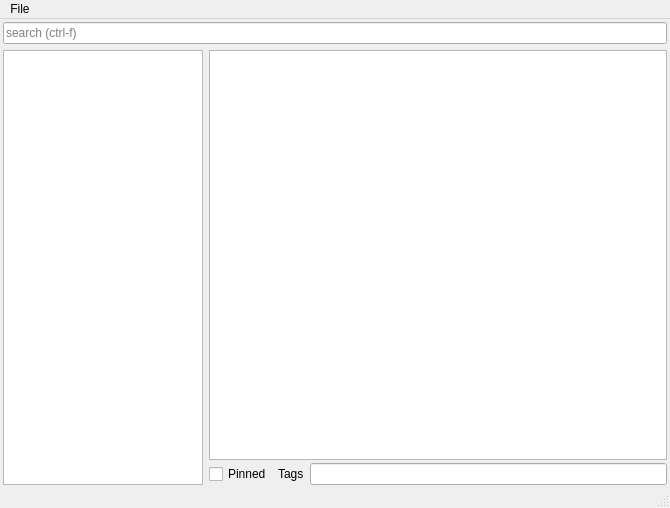
<?xml version="1.0" encoding="UTF-8"?>
<ui version="4.0">
 <class>MainWindow</class>
 <widget class="QMainWindow" name="MainWindow">
  <property name="geometry">
   <rect>
    <x>0</x>
    <y>0</y>
    <width>670</width>
    <height>508</height>
   </rect>
  </property>
  <property name="windowTitle">
   <string>NV</string>
  </property>
  <property name="windowIcon">
   <iconset resource="resources.qrc">
    <normaloff>:/icon/icons.ico</normaloff>:/icon/icons.ico</iconset>
  </property>
  <widget class="QWidget" name="centralWidget">
   <layout class="QVBoxLayout" name="verticalLayout_2">
    <property name="spacing">
     <number>6</number>
    </property>
    <property name="leftMargin">
     <number>3</number>
    </property>
    <property name="topMargin">
     <number>3</number>
    </property>
    <property name="rightMargin">
     <number>3</number>
    </property>
    <property name="bottomMargin">
     <number>1</number>
    </property>
    <item>
     <widget class="QLineEdit" name="search">
      <property name="placeholderText">
       <string>search (ctrl-f)</string>
      </property>
     </widget>
    </item>
    <item>
     <layout class="QHBoxLayout" name="horizontalLayout_2">
      <item>
       <widget class="QListWidget" name="notes">
        <property name="maximumSize">
         <size>
          <width>200</width>
          <height>16777215</height>
         </size>
        </property>
        <property name="sortingEnabled">
         <bool>true</bool>
        </property>
       </widget>
      </item>
      <item>
       <layout class="QVBoxLayout" name="verticalLayout">
        <property name="spacing">
         <number>3</number>
        </property>
        <item>
         <widget class="QPlainTextEdit" name="currentNote">
          <property name="font">
           <font>
            <family>Consolas</family>
            <pointsize>10</pointsize>
           </font>
           <font>
            <family>Inconsolata</family>
            <pointsize>10</pointsize>
           </font>
           <font>
            <family>B612 Mono</family>
            <pointsize>10</pointsize>
           </font>
          </property>
         </widget>
        </item>
        <item>
         <layout class="QHBoxLayout" name="horizontalLayout">
          <item>
           <widget class="QCheckBox" name="isPinned">
            <property name="text">
             <string>Pinned</string>
            </property>
           </widget>
          </item>
          <item>
           <widget class="QLabel" name="label">
            <property name="text">
             <string>Tags</string>
            </property>
            <property name="textFormat">
             <enum>Qt::AutoText</enum>
            </property>
            <property name="alignment">
             <set>Qt::AlignLeading|Qt::AlignLeft|Qt::AlignVCenter</set>
            </property>
            <property name="margin">
             <number>4</number>
            </property>
            <property name="indent">
             <number>0</number>
            </property>
           </widget>
          </item>
          <item>
           <widget class="QLineEdit" name="tags"/>
          </item>
         </layout>
        </item>
       </layout>
      </item>
     </layout>
    </item>
   </layout>
  </widget>
  <widget class="QMenuBar" name="menuBar">
   <property name="geometry">
    <rect>
     <x>0</x>
     <y>0</y>
     <width>670</width>
     <height>21</height>
    </rect>
   </property>
   <widget class="QMenu" name="menuFile">
    <property name="title">
     <string>File</string>
    </property>
    <addaction name="actionChange_Notes_Directory"/>
   </widget>
   <addaction name="menuFile"/>
  </widget>
  <widget class="QStatusBar" name="statusBar"/>
  <action name="actionChange_Notes_Directory">
   <property name="text">
    <string>Change Notes Directory</string>
   </property>
  </action>
 </widget>
 <layoutdefault spacing="6" margin="11"/>
 <resources>
  <include location="resources.qrc"/>
 </resources>
 <connections/>
</ui>
